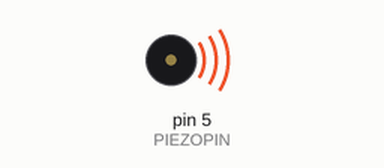
Simulated run of this sketch. Board: Arduino Uno, built with avr-gcc and run on an emulated ATmega328P. Shown: buzzer (waves = sounding).

Above: at 0.35 s.
Timing chart, 0 to 7.3 s (numbered marks = the images above):
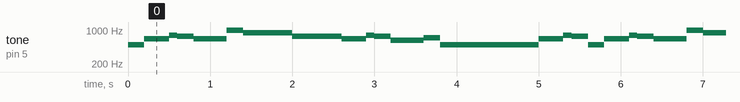

Measured:
- by itself, tone on pin 5 (PIEZOPIN): repeats every 5.6 s: 659 Hz 0.30 s, 784 Hz 0.10 s, 740 Hz 0.20 s, 659 Hz 0.40 s, 988 Hz 0.20 s, 880 Hz 0.60 s, 740 Hz 0.60 s, 659 Hz 0.30 s, 784 Hz 0.10 s, 740 Hz 0.20 s, 622 Hz 0.40 s, 698 Hz 0.20 s, 494 Hz 1.2 s, 659 Hz 0.30 s, 784 Hz 0.10 s, 740 Hz 0.20 s, 494 Hz 0.20 s

The sketch:

sketch_jul19a.ino
```cpp
int PIEZOPIN = 5;

// One octave of notes between A4 and A5
int note_A4 = 440;
int note_As4 = 466; int note_Bb4 = note_As4;
int note_B4 = 494;
int note_C5 = 523;
int note_Cs5 = 554; int note_Db5 = note_Cs5;
int note_D5 = 587;
int note_Ds5 = 622; int note_Eb5 = note_Ds5;
int note_E5 = 659;
int note_F5 = 698;
int note_Fs5 = 740; int note_Gb5 = note_Fs5;
int note_G5 = 784;
int note_Gs5 = 830; int note_Ab5 = note_Gs5;

int note_A5 = note_A4 * 2;
int note_As5 = note_As4 * 2; int note_Bb5 = note_As5;
int note_B5 = note_B4 * 2;

int note_rest = -1;

// note lengths defined here
long whole_note = 1600; // change tempo by changing duration of one measure
long half_note = whole_note / 2;
long quarter_note = whole_note / 4;
long eighth_note = whole_note / 8;
long sixteenth_note = whole_note / 16;

long musicMatrix[18][2] = {
    {note_B4, eighth_note},
    {note_E5, 300},
    {note_G5, sixteenth_note},
    {note_Fs5, eighth_note},
    {note_E5, quarter_note},
    {note_B5, eighth_note},
    {note_A5, 600},
    {note_Fs5, 600},
    {note_E5, 300},
    {note_G5, sixteenth_note},
    {note_Fs5, eighth_note},
    {note_Ds5, quarter_note},
    {note_F5, eighth_note},
    {note_B4, 1000},
    {note_B4, eighth_note},
    {note_E5, 300},
    {note_G5, sixteenth_note},
    {note_Fs5, eighth_note}
  };


// if you want there to be silence between notes,
//   staccato should be true
bool staccato = true;

void setup() {
  pinMode(PIEZOPIN, OUTPUT);
}

void loop() {

for(int i = 0; i < 18; i++){
  tone(PIEZOPIN, musicMatrix[i][0], musicMatrix[i][1]);
  delay(musicMatrix[i][1]);
}

//(https://cothamschoolmusic.files.wordpress.com/2014/09/hedwigs-theme.pdf)
}
```
